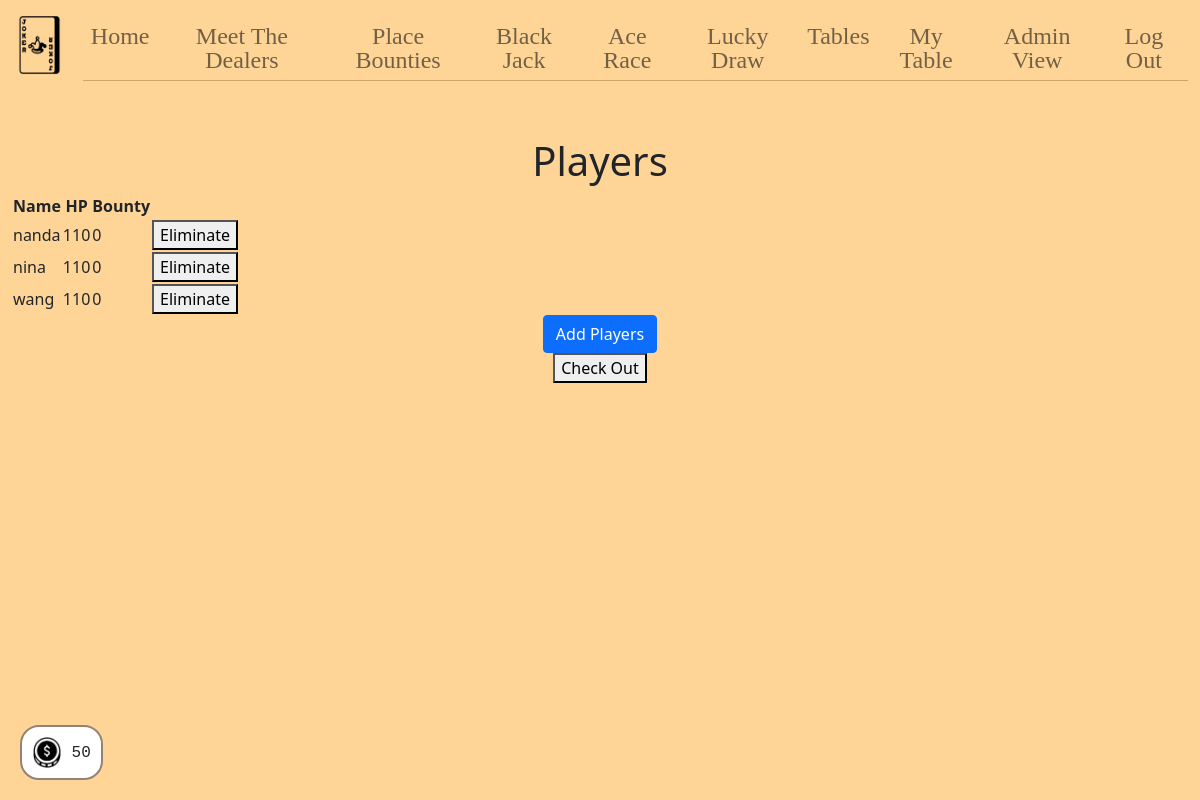
The page /table1 (signed in) on the database as committed earlier.
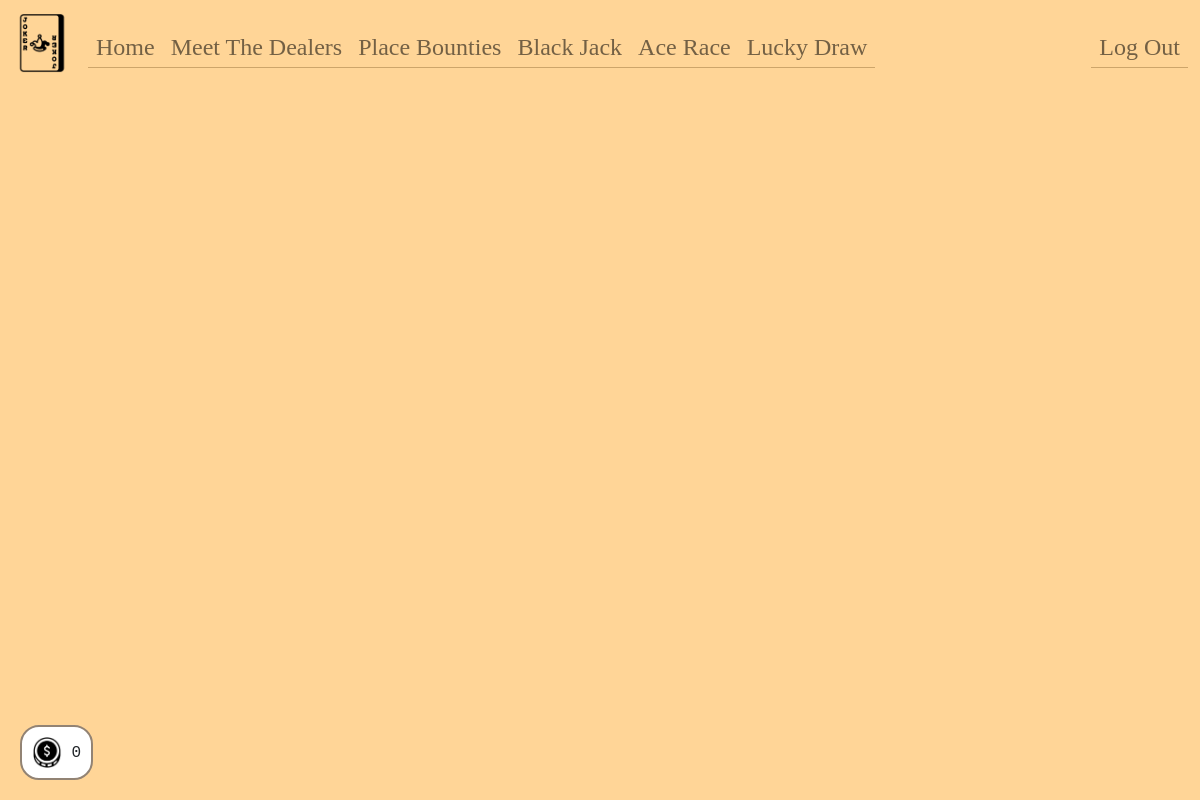
The same page on the database as committed later.
### tables this page shows
CREATE TABLE users (
  id INTEGER PRIMARY KEY AUTOINCREMENT,
  name TEXT NOT NULL,
  hash TEXT NOT NULL,
  email TEXT,
  hp INTEGER DEFAULT 0 NOT NULL,
  bounty INTEGER DEFAULT 0 NOT NULL,
  lucky INTEGER DEFAULT 0 NOT NULL,
  playing INTEGER DEFAULT 0 NOT NULL,
  dealing INTEGER DEFAULT 0 NOT NULL,
  permission INTEGER DEFAULT 0 NOT NULL,
  poker INTEGER DEFAULT 0 NOT NULL,
  tableid INTEGER DEFAULT 0 NOT NULL
);

### app.py (the view)
@app.route("/table1", methods=["GET", "POST"])
@login_required
def table1():
    if request.method == "POST":
        dealer = request.form.get("id")
        if dealer:
            db.execute("UPDATE tables SET dealerid = ? WHERE id = 1", dealer)
            row = db.execute("SELECT * FROM tables WHERE id = 1")
            session["occupied1"] = True
            session["dealerid1"] = row[0]["dealerid"]
        players = db.execute("SELECT * FROM users WHERE poker = 1")
        persons = db.execute("SELECT * FROM users WHERE playing = 1")
        eliminated = request.form.get("eliminated")
        if eliminated:
            return render_template("eliminate.html", players=players, eliminated=eliminated)
        return render_template("table1.html", dealer=dealer, players=players, persons=persons)
    else:
        rows = db.execute("SELECT * FROM tables WHERE id = 1")
        dealer = rows[0]["dealerid"]
        if dealer == session["user_id"]:
            session["occupied1"] = True
        session["dealerid1"] = dealer
        players = db.execute("SELECT * FROM users WHERE poker = 1")
        persons = db.execute("SELECT * FROM users WHERE playing = 1 AND poker = 0")
        rows = db.execute("SELECT * FROM users WHERE id = ?", session["user_id"])
        session["hp"] = rows[0]["hp"]
        return render_template("table1.html", dealer=dealer, players=players, persons=persons)

### app.py (called while the page is built)
@app.after_request
def after_request(response):
    response.headers["Cache-Control"] = "no-cache, no-store, must-revalidate"
    response.headers["Expires"] = 0
    response.headers["Pragma"] = "no-cache"
    return response

### helpers.py (called while the page is built)
def login_required(f):
    @wraps(f)
    def decorated_function(*args, **kwargs):
        if session.get("user_id") is None:
            return redirect("/login")
        return f(*args, **kwargs)
    return decorated_function

### templates/table1.html (shortened to what this page needs)
{% extends "layout.html" %}
{% block main %}
    {% if session["dealer"] == 1 %}
        {% if session["occupied1"] == False or not session["occupied1"] %}
            <div>
                <form action="/table1" method="post">
                    <input name="id" type="hidden" value="{{ session["user_id"] }}">
                    <button type="submit">Check In</button>
                </form>
            </div>
        {% elif session["dealerid1"] == session["user_id"] or session["admin"] == 1 %}
            <div id="mainPage">
            <h1>Players</h1>
            <table>
                <thead>
                    <tr>
                        <th>Name</th>
                        <th>HP</th>
                        <th>Bounty</th>
                    </tr>
                </thead>
                <tbody>
                {% for player in players %}
                    <tr class="">
                        <td class="text-start">{{ player["name"] }}</td>
                        <td class="text-start">{{ player["hp"] }}</td>
                        <td class="text-start">{{ player["bounty"] }}</td>
                        <td>
                            <form id="eliminationForm" action="/table1" method="post">
                                <button type="submit" class="buttons">Eliminate</button>
                            </form>
                        </td>
                    </tr>
                {% endfor %}
                </tbody>
            </table>
            <div>
                <button class="btn btn-primary" id="myBtn">Add Players</button>
            </div>
            <div>
                <form action="/checkout" method="post">
                    <button type="submit">Check Out</button>
                </form>
            </div>
        </div>
        {% else %}
            <div>
                You aren't authorized to access this page !
            </div>
        {% endif %}
    {% endif %}
{% endblock %}
{% block footer %}
    <div id="value-container"><img class="img-fluid money" src="/static/money.png"> {{ session["hp"] }} </div>
{% endblock %}

Rows that differ between the two databases and show on the page:
no longer on this page (row edited): users: name "nanda", hp "110", bounty "0"
no longer on this page (row edited): users: name "nina", hp "110", bounty "0"
no longer on this page (row edited): users: name "wang", hp "110", bounty "0"
Other text that changed with them:
{{ session["hp"] }}: "50" → "0"
text no longer shown: "Tables My Table Admin View Players Name HP Bounty Add Players Check Out"
